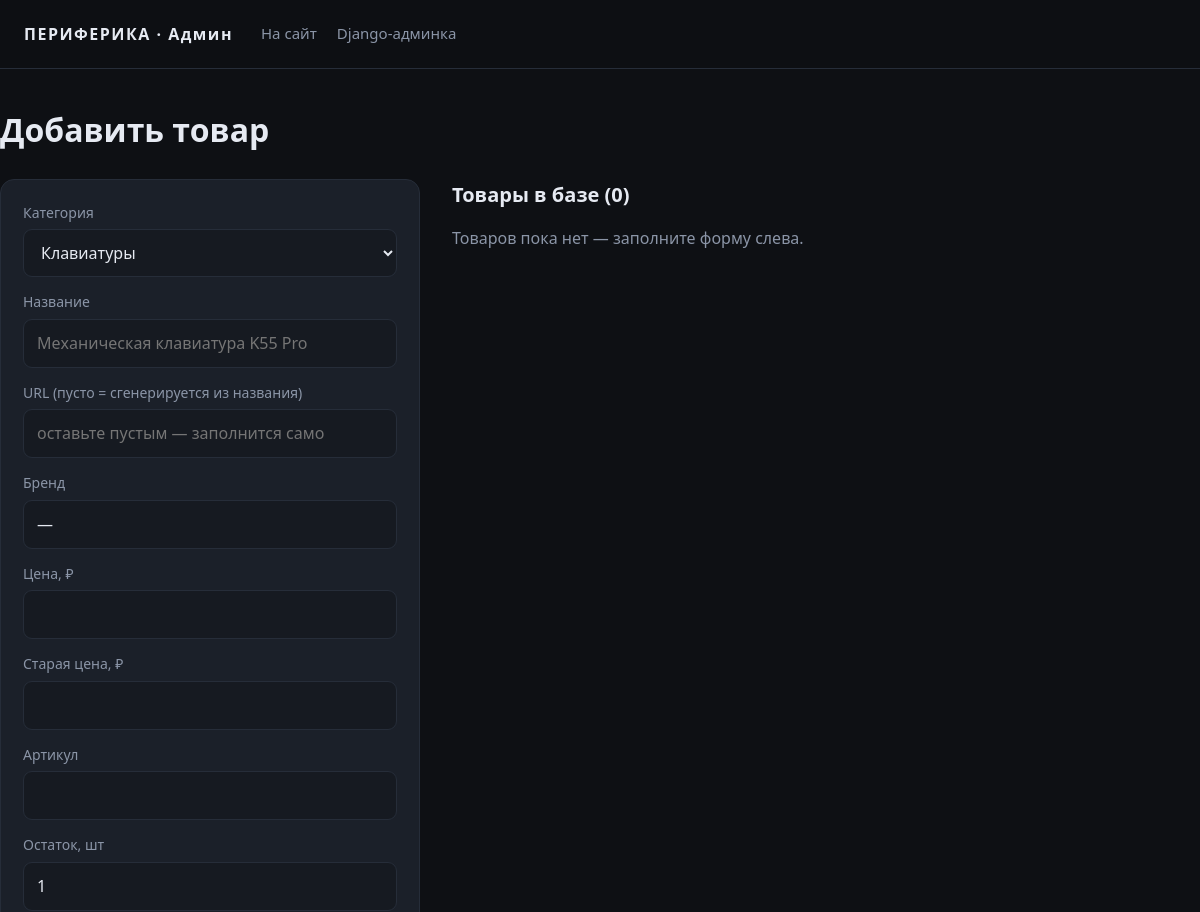
The page /manager/ (upper part) on the database as committed earlier.
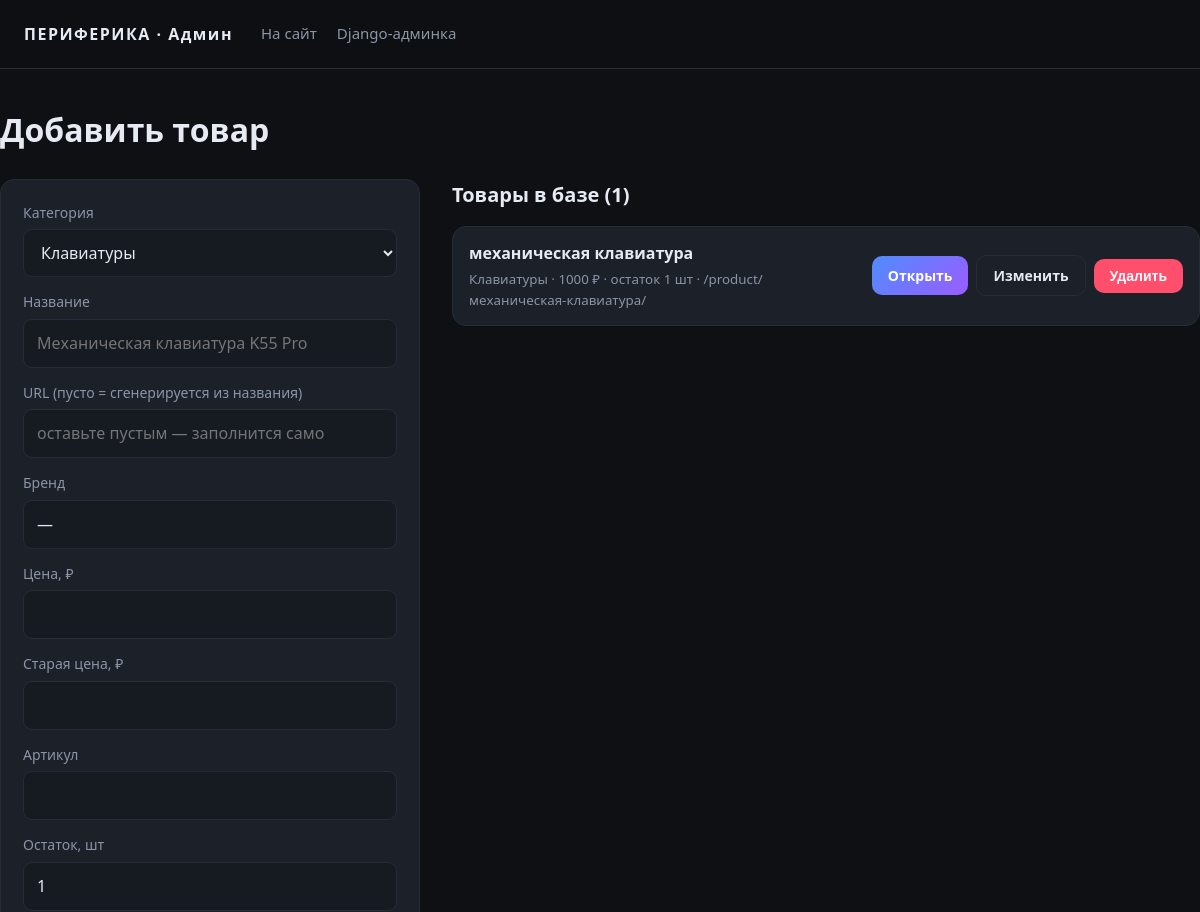
The same page on the database as committed later.
### my_app/models.py (models this page shows, shortened)
class Product(models.Model):
    CATEGORY_CHOICES = [
        ('keyboard', 'Клавиатуры'),
        ('mouse', 'Мыши'),
        ('headset', 'Наушники'),
        ('monitor', 'Мониторы'),
    ]
    category = models.CharField('Категория', max_length=20, choices=CATEGORY_CHOICES, default='keyboard')
    name = models.CharField('Название', max_length=200)
    slug = models.SlugField('URL', unique=True, allow_unicode=True, blank=True)
    brand = models.CharField('Бренд', max_length=100, default='—')
    price = models.PositiveIntegerField('Цена, ₽')
    old_price = models.PositiveIntegerField('Старая цена, ₽', null=True, blank=True)
    sku = models.CharField('Артикул', max_length=50, blank=True)
    stock = models.PositiveIntegerField('Остаток, шт', default=1)
    image = models.CharField('Путь к изображению', max_length=300, blank=True,
                             help_text='Например: /static/img/k55-main.webp')
    short_description = models.CharField('Краткое описание', max_length=300, blank=True)
    description = models.TextField('Описание', blank=True)
    specs = models.TextField('Характеристики', blank=True,
                             help_text='Каждая строка в формате: Поле: значение')
    rating = models.FloatField('Рейтинг', default=0)
    review_count = models.PositiveIntegerField('Отзывов', default=0)
    is_active = models.BooleanField('Показывать на сайте', default=True)
    created_at = models.DateTimeField('Создан', auto_now_add=True)
    class Meta:
        verbose_name = 'Товар'
        verbose_name_plural = 'Товары'
        ordering = ['-created_at']

### my_app/views.py (the view)
# urls.py: path('manager/', manager_panel, name='manager_panel'),
def manager_panel(request):
    edit_id = request.GET.get('edit')
    product = Product.objects.filter(pk=edit_id).first() if edit_id else None
    if request.method == 'POST':
        if 'delete_id' in request.POST:
            Product.objects.filter(pk=request.POST['delete_id']).delete()
            return redirect('manager_panel')
        form = ProductForm(request.POST, instance=product)
        if form.is_valid():
            obj = form.save(commit=False)
            if not obj.slug:
                base = slugify(obj.name, allow_unicode=True) or 'product'
                candidate, i = base, 1
                while Product.objects.filter(slug=candidate).exclude(pk=obj.pk).exists():
                    i += 1
                    candidate = f'{base}-{i}'
                obj.slug = candidate
            obj.save()
            return redirect('product_detail', slug=obj.slug)
    else:
        form = ProductForm(instance=product)
    return render(request, 'manager.html', {
        'form': form,
        'products': Product.objects.all(),
        'editing': product,
    })

### my_app/forms.py
class ProductForm(forms.ModelForm):
    class Meta:
        model = Product
        fields = [
            'category', 'name', 'slug', 'brand', 'price', 'old_price',
            'sku', 'stock', 'image', 'short_description', 'description',
            'specs', 'rating', 'review_count', 'is_active',
        ]
        widgets = {
            'description': forms.Textarea(attrs={'rows': 4}),
            'specs': forms.Textarea(attrs={'rows': 6}),
            'name': forms.TextInput(attrs={'placeholder': 'Механическая клавиатура K55 Pro'}),
            'image': forms.TextInput(attrs={'placeholder': '/static/img/k55-main.webp'}),
            'slug': forms.TextInput(attrs={'placeholder': 'оставьте пустым — заполнится само'}),
        }
        labels = {
            'slug': 'URL (пусто = сгенерируется из названия)',
        }

### templates/manager.html (shortened to what this page needs)
<!DOCTYPE html>
<html lang="ru">
<head>
  <link rel="stylesheet" href="/static/css/main.css">
</head>
<body>
<header class="site-header">
  <div class="container header__inner">
    <a class="logo" href="/"><span>ПЕРИФЕРИКА · Админ</span></a>
    <nav class="nav">
      <a href="/">На сайт</a>
      <a href="/admin/">Django-админка</a>
    </nav>
  </div>
</header>
<main class="container manager">
  <div class="section-head">
    <h1 class="section-title">{% if editing %}Редактирование: {{ editing.name }}{% else %}Добавить товар{% endif %}</h1>
  </div>
  <div class="manager__grid">
    <form class="manager__form" method="post">
      {% for field in form %}
        <div class="field {% if field.errors %}field--error{% endif %}">
          <label class="field__label" for="{{ field.id_for_label }}">{{ field.label }}</label>
          {{ field }}
        </div>
      {% endfor %}
    </form>
    <div class="manager__list">
      <h2>Товары в базе ({{ products|length }})</h2>
      {% for p in products %}
      <div class="manager__item">
        <div class="manager__item-info">
          <b>{{ p.name }}</b>
          <small>{{ p.get_category_display }} · {{ p.price }} ₽ · остаток {{ p.stock }} шт · /product/{{ p.slug }}/</small>
        </div>
        <div class="manager__item-actions">
          <a class="btn btn--small" href="/product/{{ p.slug }}/">Открыть</a>
          <a class="btn btn--small btn--ghost" href="/manager/?edit={{ p.pk }}">Изменить</a>
          <form method="post" onsubmit="return confirm('Удалить {{ p.name }}?')">
            <button class="btn btn--small btn--danger" type="submit">Удалить</button>
          </form>
        </div>
      </div>
      {% empty %}
      <p class="empty">Товаров пока нет — заполните форму слева.</p>
      {% endfor %}
    </div>
  </div>
</main>
</body>
</html>

### static/css/main.css (style rules this page uses)
:root { --bg: #0e1014; --bg-soft: #161a21; --card: #1b2029; --line: #262d39; --text: #e6eaf2; --muted: #8b95a7; --accent: #4f8cff; --accent-2: #9b5cff; --sale: #ff4f6d; --radius: 14px; }
* { box-sizing: border-box; }
body { margin: 0; background: var(--bg); color: var(--text); font-family: "Segoe UI", Roboto, Arial, sans-serif; line-height: 1.55; }
a { color: inherit; text-decoration: none; }
.container { max-width: 1200px; margin: 0 auto; padding: 0 24px; }
.section-title { font-size: 32px; margin: 0 0 24px; }
.section-head { display: flex; align-items: baseline; justify-content: space-between; gap: 16px; }
.btn { display: inline-block; padding: 13px 26px; border: none; border-radius: 10px; background: linear-gradient(135deg, var(--accent), var(--accent-2)); color: #fff; font-size: 16px; font-weight: 600; cursor: pointer; transition: transform .15s ease, opacity .15s ease; }
.btn--ghost { background: transparent; border: 1px solid var(--line); color: var(--text); }
.btn--small { padding: 9px 16px; font-size: 14px; }
.site-header { position: sticky; top: 0; z-index: 50; background: rgba(14, 16, 20, .92); backdrop-filter: blur(8px); border-bottom: 1px solid var(--line); }
.header__inner { display: flex; align-items: center; gap: 28px; height: 68px; }
.logo { display: flex; align-items: center; gap: 10px; font-weight: 800; letter-spacing: 1.5px; }
.nav { display: flex; gap: 20px; margin-right: auto; font-size: 15px; color: var(--muted); }
.manager { padding: 36px 0 60px; }
.manager__grid { display: grid; grid-template-columns: 420px 1fr; gap: 32px; align-items: start; }
.manager__form { background: var(--card); border: 1px solid var(--line); border-radius: var(--radius); padding: 22px; display: flex; flex-direction: column; gap: 14px; }
.field { display: flex; flex-direction: column; gap: 6px; }
.field__label { font-size: 14px; color: var(--muted); }
.field input, .field select, .field textarea { padding: 11px 13px; border-radius: 9px; border: 1px solid var(--line); background: var(--bg-soft); color: var(--text); outline: none; font: inherit; }
.manager__list h2 { font-size: 20px; margin: 0 0 16px; }
.manager__item { display: flex; align-items: center; justify-content: space-between; gap: 16px; padding: 14px 16px; background: var(--card); border: 1px solid var(--line); border-radius: var(--radius); margin-bottom: 10px; }
.manager__item-info { display: flex; flex-direction: column; gap: 4px; }
.manager__item-info small { color: var(--muted); }
.manager__item-actions { display: flex; gap: 8px; align-items: center; }
.manager__item-actions form { margin: 0; }
.btn--danger { background: var(--sale); border-color: var(--sale); }

Rows that differ between the two databases and show on the page:
added Product: name "механическая клавиатура", category "Клавиатуры", price "1000", stock "1", slug "механическая-клавиатура"
Other text that changed with them:
{{ products|length }}: "0" → "1"
text no longer shown: "Товаров пока нет — заполните форму слева."
